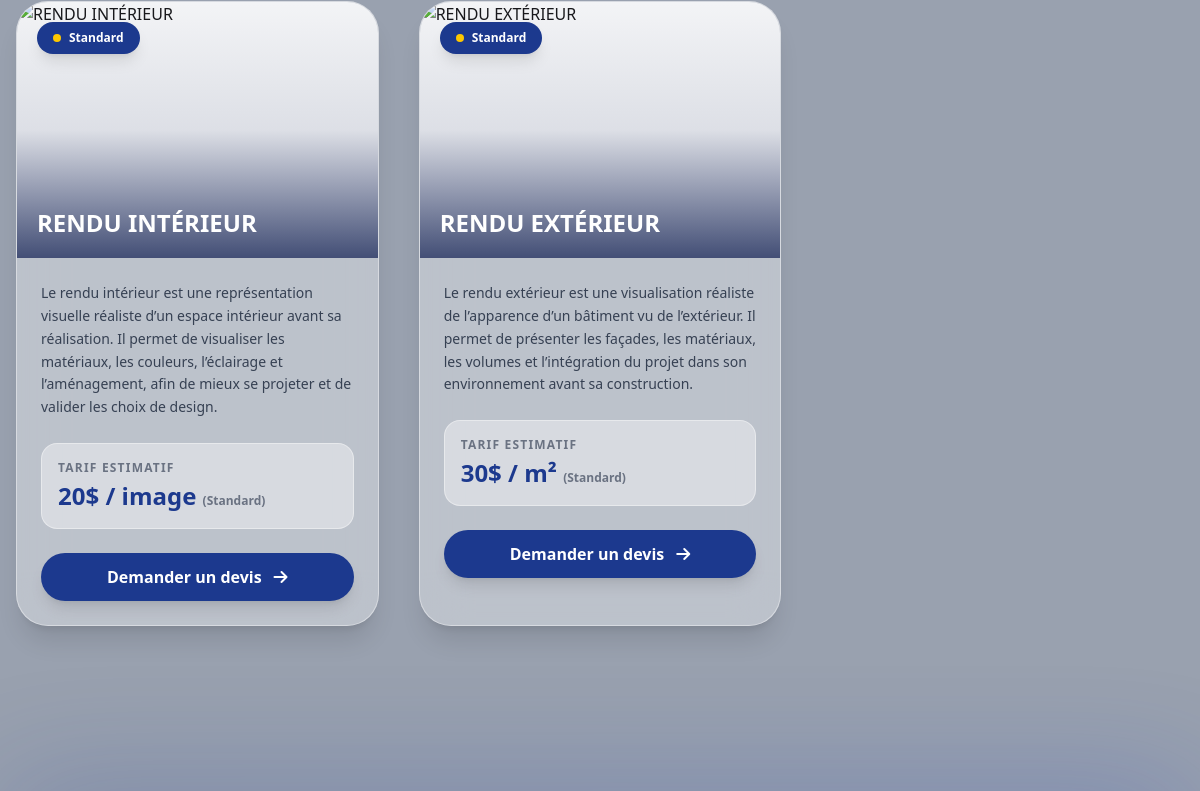
/services/ (middle part), run on an earlier commit of the app's database.
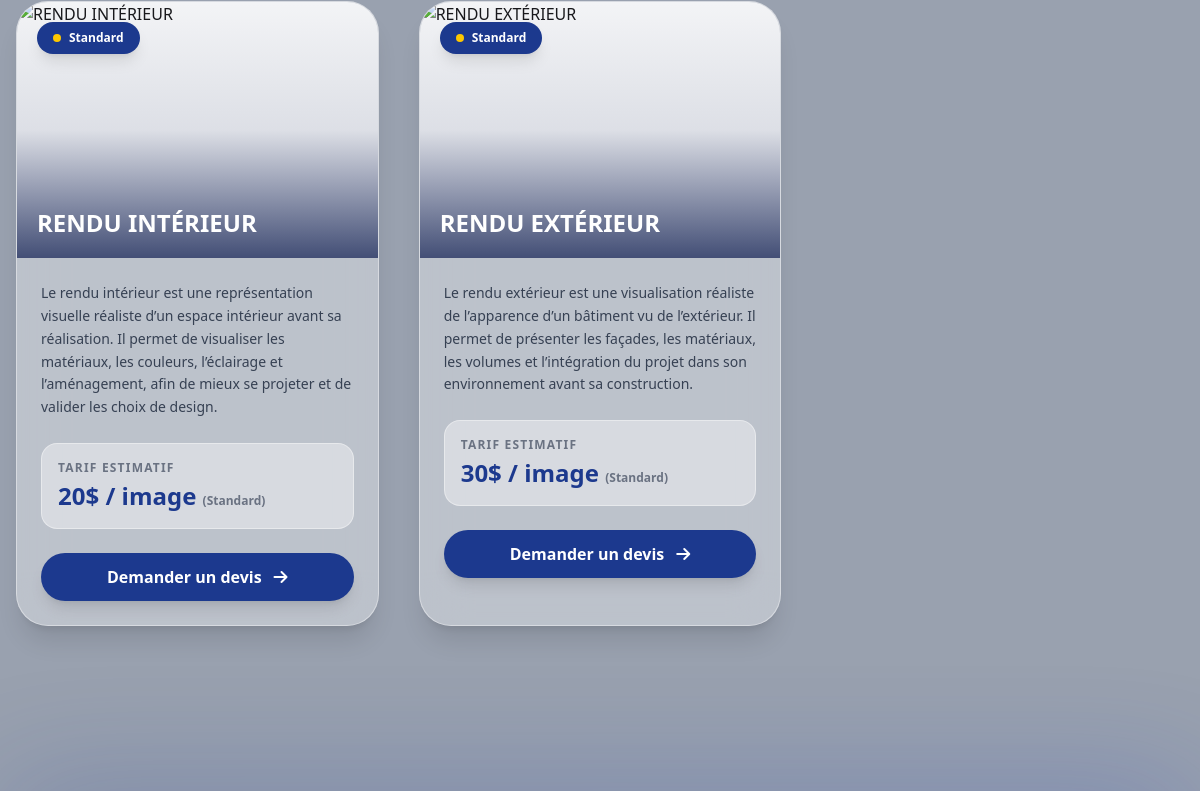
And on a later commit of the database.
### Services/models.py (models this page shows, shortened)
class Service(models.Model):
    nom = models.CharField(max_length=100)
    description = models.TextField(max_length=500)
    pricing = models.TextField(max_length=500)

### Services/views.py (the view)
# urls.py: path("",services,name="services")
def services(request):
    data = Service.objects.all()
    return render(request, 'Services/services.html', {
        "services": data
    })

### templates/Services/services.html (shortened to what this page needs)
{% extends "base.html" %}
{% load static %}
{% block services %}
<div class="relative overflow-hidden">
<section class="relative max-w-7xl mx-auto px-4 pb-28">
    <div class="grid grid-cols-1 sm:grid-cols-2 lg:grid-cols-3 gap-10">
        {% for service in services %}
        <article class="group relative overflow-hidden rounded-[2rem]
                       bg-white/35 backdrop-blur-xl border border-white/40
                       shadow-xl hover:shadow-2xl hover:-translate-y-2
                       transition-all duration-500">
            <div class="relative h-64 overflow-hidden">
                <div class="service-carousel relative h-full overflow-hidden bg-gray-100">
                    {% for image in service.images.all %}
                    <div class="service-slide {% if forloop.first %}active{% endif %}">
                    </div>
                    {% empty %}
                    <div class="h-full flex items-center justify-center bg-yellow-400/70 text-blue-900 font-bold">
                        Aucune image disponible
                    </div>
                    {% endfor %}
                </div>
                <div class="absolute inset-0 bg-gradient-to-t from-blue-950/80 via-blue-950/10 to-transparent"></div>
                <div class="absolute top-5 left-5">
                    {% if geo.city == "Goma" %}
                    <span class="inline-flex items-center gap-2 bg-green-500 text-white text-xs px-4 py-2 rounded-full font-black shadow-lg">
                        <span class="w-2 h-2 bg-white rounded-full"></span>
                        Local
                    </span>
                    {% else %}
                    <span class="inline-flex items-center gap-2 bg-blue-900 text-white text-xs px-4 py-2 rounded-full font-black shadow-lg">
                        <span class="w-2 h-2 bg-yellow-400 rounded-full"></span>
                        Standard
                    </span>
                    {% endif %}
                </div>
                <div class="absolute bottom-5 left-5 right-5">
                    <h3 class="text-2xl font-black text-white leading-tight">
                        {{ service.nom }}
                    </h3>
                </div>
            </div>
            <div class="p-6">
                <p class="text-gray-700 text-sm leading-relaxed mb-6">
                    {{ service.description }}
                </p>
                <div class="mb-6 rounded-2xl bg-white/40 border border-white/40 p-4">
                    <p class="text-xs font-bold uppercase tracking-widest text-gray-500 mb-1">
                        Tarif estimatif
                    </p>
                    <div class="text-blue-900 font-black text-2xl">
                        {{ service.pricing }}
                        <span class="text-xs font-semibold text-gray-500">(Standard)</span>
                    </div>
                </div>
                <a href="https://wa.me/243812345678?text=Bonjour,%20je%20souhaite%20demander%20le%20devis%20de%{{ service.nom }}%20:%20{{ request.build_absolute_uri }}"
                   class="group/link flex items-center justify-center gap-3
                          rounded-full bg-blue-900 px-5 py-3
                          font-bold text-white
                          shadow-lg transition-all duration-300
                          hover:bg-yellow-400 hover:text-blue-900">
                    Demander un devis
                    <i class="fa-solid fa-arrow-right transition-transform duration-300 group-hover/link:translate-x-1"></i>
                </a>
            </div>
        </article>
        {% empty %}
        <div class="col-span-full rounded-3xl bg-white/30 backdrop-blur-xl border border-white/40 p-12 text-center shadow-xl">
            <p class="text-lg font-semibold text-gray-700">
                Aucun service disponible pour le moment.
            </p>
        </div>
        {% endfor %}
    </div>
</section>
</div>
{% endblock %}

What changed in the data, as far as the page shows it:
changed Service "RENDU EXTÉRIEUR": pricing "30$ / m²" → "30$ / image"
